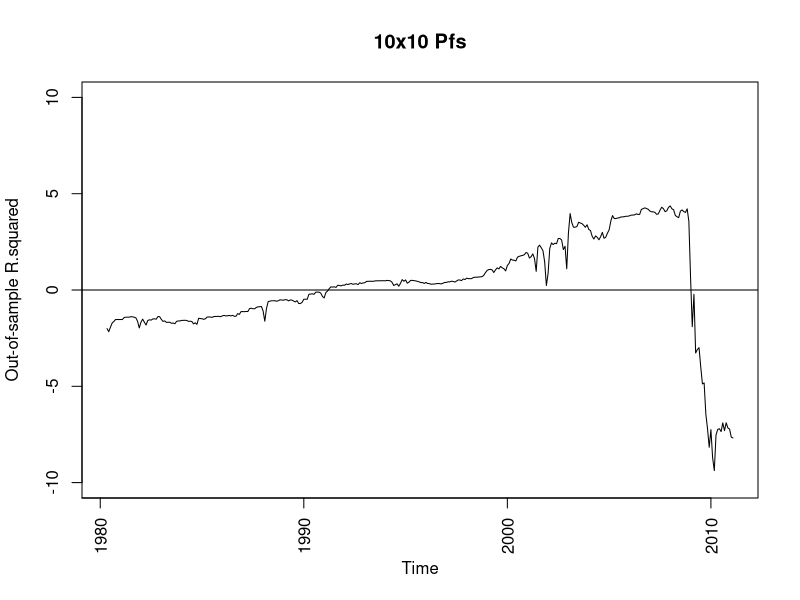

This chart was generated by the following R code:
#Copyright Jesper Dam
#Supported by Pruitt, Kelly's Market Return paper

#Section one, Investigate US returns on American Factors
#Load Y's Market return 1975-2015
library(sandwich)
library(lmtest)
library(xtable)

setwd("C:/Users/jesper/OneDrive/Master Thesis/Data testing/rstuff/10x10")
Factmont<- read.table("F-F_Research_Data_Factors.txt",
                      skip=586,
                      nrows=492,
                      na.strings=c(-99.99,99.99),
                      header=FALSE)

#Construct market returns Exceed-Rf, divide by 100 and use logreturns: log(1+ret)
Mktrt <- log((Factmont[,2]-Factmont[,5])*0.01+1)

y <- Mktrt

#Load X's 10x10 size/BM 1975-2015
Firms <- read.table("100_Portfolios_10x10.txt",
                    skip=2947,
                    nrows=498,
                    na.strings=c(-99.99,99.99,0),
                    header=FALSE)

Avgme<- read.table("100_Portfolios_10x10.txt",
                      skip=4028,
                      nrows = 498,
                      na.strings=c(-99.99,99.99,0),
                      header=FALSE)

Sumbe <- read.table("100_Portfolios_10x10.txt",
                skip=4772,
                nrows = 41,
                na.strings=c(-99.99,99.99,0),
                header=FALSE)
Sumbe[Sumbe==0] <-NA
Sumbe <- Sumbe[,2:ncol(Sumbe)]

Summe <-  cbind(Firms[,2:ncol(Firms)]*Avgme[,2:ncol(Avgme)])
Summe[Summe==0] <-NA


#Construct monthly panel of log(Be/ME)
bm <- matrix(1,nrow=((nrow(Sumbe))*12),ncol=ncol(Summe))

for(i in 1:(nrow(Sumbe)-1))
{
  for (j in 1:12)
  {
  bm[(i*12-12+j),] <- as.numeric(Sumbe[i,1:ncol(Sumbe)])/as.numeric(Summe[(i*12-12+j),])
  }
}
bm<- bm[1:length(y),]
x <- log(bm)


#Remove obs with too many NA's
x <- x[ , colSums(is.na(x))/nrow(x) < 0.2]

#standardize x
xstd <- matrix(0,nrow=nrow(x),ncol=ncol(x))
for (i in 1:ncol(x))
{
  xstd[,i] <- x[,i]/sd(x[,i],na.rm=T)
}


#first stage
phi1 <- 0

for (i in 1:ncol(xstd))
{
  model <- summary(lm(xstd[1:(length(y)-1),i]~y[2:length(y)]))
  phi1[i] <- model$coefficients[2,1]
}

#second stage
f1<-0

for (i in 1:length(y))
{
  model <- summary(lm(as.numeric(xstd[i,])~phi1))
  f1[i] <- model$coefficients[2,1]
}

#final stage 1m
fit3 <- lm(y[2:length(y)]~f1[1:(length(y)-1)])
beta <- coef(fit3)[2]
res <- c(NA,resid(fit3))

#t-KP

#t-KP
#KP
tkp <- 0
tmp <- 0
tct<-0
fct<- NULL
for (j in 1:length(y))
{
  tmp1 <- res[j]^2*t(f1[j]-mean(f1))%*%(f1[j]-mean(f1))
  if (is.na(tmp1)) {
    tmp=tmp+0 
    tct=tct+0
    fct=fct
  }
  else {
    tmp=tmp+tmp1
    tct=tct+1
    fct= c(fct,f1[j])}
} 
tmp=tmp/tct
avarbeta = ( tmp/(solve(tct)%*%t(fct)%*%(diag(tct)-(1/tct)*rep(1,tct))%*%fct)) / 
  (solve(tct)%*%t(fct)%*%(diag(tct)-(1/tct)*rep(1,tct))%*%fct)
tstatkp <- beta/sqrt(diag(avarbeta)/tct)
pkp <- pt(-abs(tstatkp),summary(fit3)$df[2])*2


#newey west
fit4 <- lm(y[2:(length(y))]~f1[1:(length(y)-1)])
nyw <- coeftest(fit4, vcov.=NeweyWest(fit4, prewhite=F,lag=0))
nywtstat <- nyw[2:dim(nyw)[1],3]
pnyw <- pt(-abs(nywtstat),summary(fit3)$df[2])*2

results <- cbind(summary(fit3)$r.squared*100,pkp,pnyw)
xtable(results,round=3)

#Recursive OOS
prf <- rep(NA,length(y))
prfm <- rep(NA,length(y))

for (i in 60:(length(y)-1)) {
  tempr <- rep(NA,length(y))
  xoos <- matrix(NA,nrow=nrow(x),ncol=ncol(x))
  for (j in 1:ncol(xoos))
  {
    xoos[1:i,j] = x[1:i,j]
  }
  tempr[1:i] <- y[1:i]
  xoos <- xoos[ ,colSums(!is.na(xoos))>0.8*i]
  
  #stdize
  xoos_sd <- apply(xoos, 2, function(col) sd(col, na.rm=TRUE))
  xoos <- t(apply(xoos, 1, function(row) row/xoos_sd))
  
  if (sum(!is.na(tempr))>60+1) {
    
    phi1 <- rep(NA,ncol(xoos))
    for (j in 1:ncol(xoos))
    {
      phi1[j] <- coef(lm(xoos[1:i,j]~tempr[2:(i+1)]))[2]
    }
    
    #Cholesky decomp, for normalization?
    phi1<-phi1/chol(cov(phi1,phi1)*((length(phi1)-1)/(length(phi1))))
    
    #second stage
    f1<- rep(NA,nrow(xoos))
    
    for (j in 1:nrow(xoos))
    {
      if (sum(!is.na(xoos[j,]))>5)
      {
        f1[j] <- coef(lm(as.numeric(xoos[j,])~phi1))[2]
      }
    }
    
    #final stage 1m
    coefs <- coef(lm(tempr[2:(nrow(xoos))]~f1[1:(nrow(xoos)-1)]))
    
    #prediktor
    prf[i+1] <- coefs[1]+coefs[2]*f1[i]
    prfm[i+1] <- mean(tempr,na.rm=T)
    print(i)
  }
}

#OOSR2
frame <- na.omit(cbind(y,prf,prfm,Factmont[1:length(y),1]))
oosr2<- rep(NA,(nrow(frame)-60))
encnew <- rep(NA,(nrow(frame)-60))
for (i in 1:(nrow(frame)-60))
{
  oosr2[i] = 1- sum( (frame[i:nrow(frame),1]-frame[i:nrow(frame),2])^2)/
    sum( ( frame[i:nrow(frame),1]-frame[i:nrow(frame),3])^2)
  fe1 <- frame[i:nrow(frame),1]-frame[i:nrow(frame),3]
  fe2 <- frame[i:nrow(frame),1]-frame[i:nrow(frame),2]
  encnew[i] <- sum(!is.na(fe1+fe2))*(sum(fe1^2-fe1*fe2))/sum(fe2^2)
}
oosr2<-oosr2*100
fin <- frame[length(oosr2),4]
fin<-as.numeric(paste(format(fin/1000000,digits=4)))*10000+
  ((as.numeric(paste(format(fin/1000000,digits=6)))*10000-
      as.numeric(paste(format(fin/1000000,digits=4)))*10000)*100+1)/12
plot(y=oosr2,x=seq(fin-(length(oosr2)*1/12)+1/12,to=fin,by=1/12),type="l",
     ylab="Out-of-sample R.squared", xlab="Time",main="10x10 Pfs",xaxt="n",ylim=c(-10,10))
abline(0,0)
axis(1,xaxp=c(1940,2010,7),las=2)
pencnew <- pt(-abs(encnew),(length(oosr2)-1))*2
write.table(cbind(frame,c(oosr2,rep(NA,60)),c(pencnew,rep(NA,60))),"frame1010IS_1m_40y.txt",
            row.names=F,col.names=c("Ret","Predict","HistMean","Year","OOSR2","pENCNEW"))
